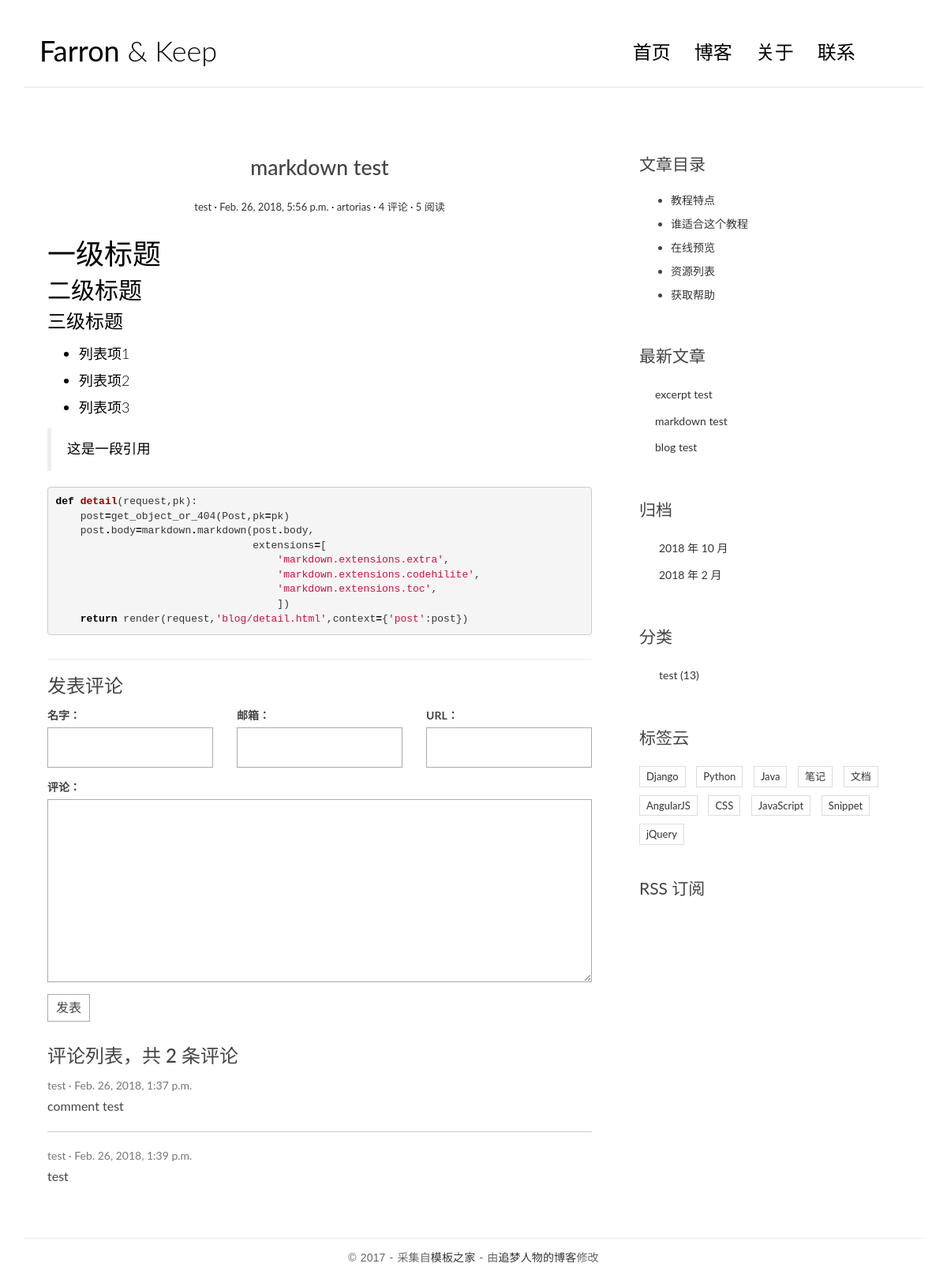
Screenshot of /post/3/ with the database file from the repository.
### blog/models.py (models this page shows, shortened)
@python_2_unicode_compatible
class Post(models.Model):
    title=models.CharField(max_length=70)
    body=models.TextField()
    created_time=models.DateTimeField()
    modified_time=models.DateTimeField()
    excert=models.CharField(max_length=200,blank=True)
    category=models.ForeignKey(Category)
    tags=models.ManyToManyField(Tag,blank=True)
    author=models.ForeignKey(User)
    views=models.PositiveIntegerField(default=0)
    def increase_views(self):
        self.views+=1
        self.save(update_fields=['views'])
    def get_absolute_url(self):
        return reverse('blog:detail',kwargs={'pk':self.pk})
    def save(self,*args,**kwargs):
        if not self.excert:
            md=markdown.Markdown(extensions=[
                'markdown.extensions.extra',
                'markdown.extensions.codehilite',
                ])
            self.excert=strip_tags(md.convert(self.body))[:54]
            super(Post,self).save(*args,**kwargs)
    class Meta:
        ordering=['-created_time','title']

class Category(models.Model):
    name=models.CharField(max_length=100)

### comments/models.py (models this page shows, shortened)
@python_2_unicode_compatible
class Comment(models.Model):
    name = models.CharField(max_length=100)
    email = models.EmailField(max_length=255,blank=True)
    url = models.URLField(blank=True)
    text = models.TextField()
    created_time = models.DateTimeField(auto_now_add=True)
    post = models.ForeignKey('blog.Post')

### blog/views.py (the view)
# urls.py: url(r'^post/(?P<pk>[0-9]+)/$',views.detail,name='detail'),
def detail(request,pk):
    post=get_object_or_404(Post,pk=pk)
    post.increase_views()
    post.body=markdown.markdown(post.body,
                                extensions=[
                                    'markdown.extensions.extra',
                                    'markdown.extensions.codehilite',
                                    'markdown.extensions.toc',
                                    ])
    form=CommentForm()
    comment_list=post.comment_set.all()
    context={'post':post,
             'form':form,
             'comment_list':comment_list
             }
    return render(request,'blog/detail.html',context=context)

### templates/blog/detail.html (shortened to what this page needs)
﻿{% extends 'base.html' %}
{% block main %}
    <article class="post post-{{ post.pk }}">
                    <header class="entry-header">
                        <h1 class="entry-title">{{ post.title }}</h1>
                        <div class="entry-meta">
                            <span class="post-category"><a href="#">{{ post.category.name }}</a></span>
                            <span class="post-date"><a href="#"><time class="entry-date"
                                                                      datetime="{{ post.created_time }}">{{ post.created_time }}</time></a></span>
                            <span class="post-author"><a href="#">{{ post.author }}</a></span>
                            <span class="comments-link"><a href="#">4 评论</a></span>
                            <span class="views-count"><a href="#">{{ post.views }} 阅读</a></span>
                        </div>
                    </header>
                    <div class="entry-content clearfix">
                        {{ post.body|safe }}
                    </div>
                </article>
    <section class="comment-area" id="comment-area">
                    <hr>
                    <h3>发表评论</h3>
                    <form action="{% url 'comments:post_comment' post.pk %}" method="post" class="comment-form">
                          <div class="row">
                            <div class="col-md-4">
                              <label for="{{ form.name.id_for_label }}">名字：</label>
                              {{ form.name }}
                            </div>
                            <div class="col-md-4">
                              <label for="{{ form.email.id_for_label }}">邮箱：</label>
                              {{ form.email }}
                            </div>
                            <div class="col-md-4">
                              <label for="{{ form.url.id_for_label }}">URL：</label>
                              {{ form.url }}
                            </div>
                            <div class="col-md-12">
                              <label for="{{ form.text.id_for_label }}">评论：</label>
                              {{ form.text }}
                              <button type="submit" class="comment-btn">发表</button>
                            </div>
                          </div>
                    </form>
                    <div class="comment-list-panel">
                        <h3>评论列表，共 <span>{{ post.comment_set.count }}</span> 条评论</h3>
                        <ul class="comment-list list-unstyled">
                          {% for comment in comment_list %}
                          <li class="comment-item">
                            <span class="nickname">{{ comment.name }}</span>
                            <time class="submit-date">{{ comment.created_time }}</time>
                            <div class="text">
                              {{ comment.text }}
                            </div>
                          </li>
                          {% empty %}
                          暂无评论
                          {% endfor %}
                        </ul>
                    </div>
                </section>
{% endblock main %}
{% block toc %}
    <div class="widget widget-content">
                    <h3 class="widget-title">文章目录</h3>
                    <ul>
                        <li>
                            <a href="#">教程特点</a>
                        </li>
                        <li>
                            <a href="#">谁适合这个教程</a>
                        </li>
                        <li>
                            <a href="#">在线预览</a>
                        </li>
                        <li>
                            <a href="#">资源列表</a>
                        </li>
                        <li>
                            <a href="#">获取帮助</a>
                        </li>
                    </ul>
                </div>
{% endblock toc %}

### templates/base.html (shortened to what this page needs)
﻿{% load staticfiles %}
{% load blog_tags %}
<!DOCTYPE html>
<html>
<head>
    <link rel="stylesheet" href="http://code.ionicframework.com/ionicons/2.0.1/css/ionicons.min.css">
    <link href="https://cdn.bootcss.com/bootstrap/3.3.7/css/bootstrap.min.css" rel="stylesheet">
    <link rel="stylesheet" href="{% static 'blog/css/bootstrap.min.css' %}">
    <link rel="stylesheet" href="{% static 'blog/css/pace.css' %}">
    <link rel="stylesheet" href="{% static 'blog/css/custom.css' %}">
    <link rel="stylesheet" href="{% static 'blog/css/highlights/github.css' %}">
</head>
<body>
<div class="container">
    <header id="site-header">
        <div class="row">
            <div class="col-md-4 col-sm-5 col-xs-8">
                <div class="logo">
                    <h1><a href="{% url 'blog:index' %}"><b>Farron</b> &amp; Keep</a></h1>
                </div>
            </div>
            <div class="col-md-8 col-sm-7 col-xs-4">
                <nav class="main-nav" role="navigation">
                    <div class="collapse navbar-collapse" id="bs-example-navbar-collapse-1">
                        <ul class="nav navbar-nav navbar-right">
                            <li class="cl-effect-11"><a href="{% url 'blog:index' %}" data-hover="首页">首页</a></li>
                            <li class="cl-effect-11"><a href="full-width.html" data-hover="博客">博客</a></li>
                            <li class="cl-effect-11"><a href="about.html" data-hover="关于">关于</a></li>
                            <li class="cl-effect-11"><a href="contact.html" data-hover="联系">联系</a></li>
                        </ul>
                    </div>
                </nav>
            </div>
        </div>
    </header>
</div>
<div class="content-body">
    <div class="container">
        <div class="row">
            <main class="col-md-8">
                {% block main %}
                {% endblock main %}
            </main>
            <aside class="col-md-4">
                {% block toc %}
                {% endblock toc %}
                <div class="widget widget-recent-posts">
                    <h3 class="widget-title">最新文章</h3>
                    {% get_recent_posts as recent_post_list %}
                    <ul>
                        {% for post in recent_post_list %}
                        <li>
                            <a href="{{ post.get_absolute_url }}">{{ post.title }}</a>
                        </li>
                        {% empty %}
                        暂无文章！
                        {% endfor %}
                    </ul>
                </div>
                <div class="widget widget-archives">
                    <h3 class="widget-title">归档</h3>
                    {% archives as date_list %}
                    <ul>
                        {% for date in date_list %}
                        <li>
                            <a href="{% url 'blog:archives' date.year date.month %}">{{ date.year }} 年 {{ date.month }} 月</a>
                        </li>
                        {% empty %}
                        暂无归档！
                        {% endfor %}
                    </ul>
                </div>
                <div class="widget widget-category">
                    <h3 class="widget-title">分类</h3>
                    {% get_categories as category_list %}
                    <ul>
                        {% for category in category_list %}
                        <li>
                            <a href="{% url 'blog:category' category.pk %}">{{ category.name }} <span class="post-count">(13)</span></a>
                        </li>
                        {% empty %}
                        暂无分类！
                        {% endfor %}
                    </ul>
                </div>
                <div class="widget widget-tag-cloud">
                    <h3 class="widget-title">标签云</h3>
                    <ul>
                        <li>
                            <a href="#">Django</a>
                        </li>
                        <li>
                            <a href="#">Python</a>
                        </li>
                        <li>
                            <a href="#">Java</a>
                        </li>
                        <li>
                            <a href="#">笔记</a>
                        </li>
                        <li>
                            <a href="#">文档</a>
                        </li>
                        <li>
                            <a href="#">AngularJS</a>
                        </li>
                        <li>
                            <a href="#">CSS</a>
                        </li>
                        <li>
                            <a href="#">JavaScript</a>
                        </li>
                        <li>
                            <a href="#">Snippet</a>
                        </li>
                        <li>
                            <a href="#">jQuery</a>
                        </li>
                    </ul>
                </div>
                <div class="rss">
                    <a href=""> RSS 订阅</a>
                </div>
            </aside>
        </div>
    </div>
</div>
<footer id="site-footer">
    <div class="container">
        <div class="row">
            <div class="col-md-12">
                <p class="copyright">&copy 2017 - 采集自<a href="http://www.cssmoban.com/"
                                                        target="_blank" title="模板之家">模板之家</a>
                    - 由<a href="http://zmrenwu.com/" title="网页模板" target="_blank">追梦人物的博客</a>修改
                </p>
            </div>
        </div>
    </div>
</footer>
</body>
</html>

### rows the page displays
Post: title "markdown test", category.name "test", created_time "Feb. 26, 2018, 5:56 p.m.", author "artorias", views "5", body "一级标题 二级标题 三级标题 列表项1 列表项2 列表项3 这是一段引用 def detail ( request , pk ): post = get_object_or_404 ( Post , pk = pk ) post . body = markdown . markdown ( post . body , extensions = [ 'markdown.extensions.extra' , 'markdown.extensions.codehilite' , 'markdown.extensions.toc' , ]) return render ( request , 'blog/detail.html' , context = { 'post' : post })", comment_set.count "2"
Comment: name "test", created_time "Feb. 26, 2018, 1:37 p.m.", text "comment test"
Comment: name "test", created_time "Feb. 26, 2018, 1:39 p.m.", text "test"
Post: title "excerpt test"
Post: title "blog test"
Category: name "test"

### other values shown
{{ date.year }} "2018" "2018"
{{ date.month }} "10" "2"
